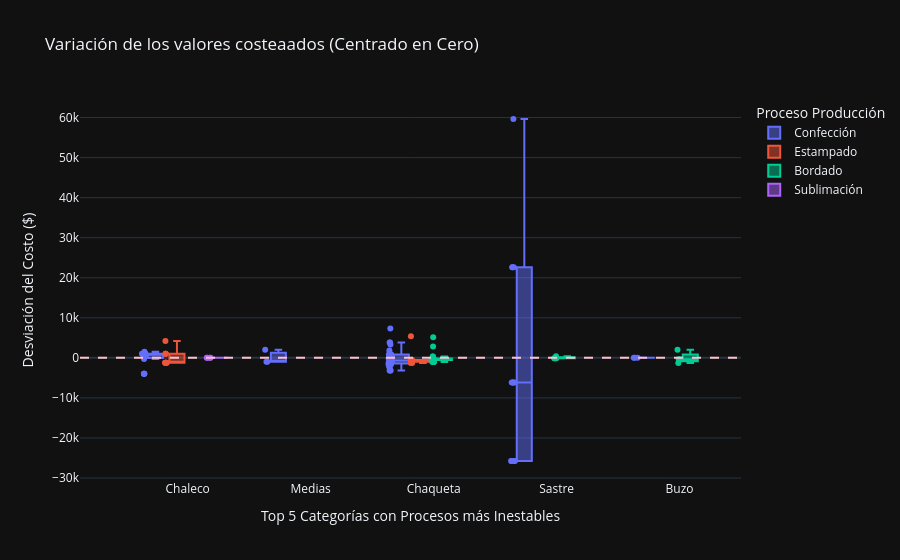

The code cell stored with this chart in its notebook:
### Markdown cell above
## Visualización de datos del valor costeado por categoría

### Code cell
# Agrupamos por Categoría y proceso de producción, calculando la desviación estándar y el promedio del valor costeado
df_calc_pag = df_costos.groupby(['Categoría', 'Proceso Producción'])['costo_antes_iva'].agg(['std', 'mean']).reset_index()

# Calculamos el coeficiente de variación, es decir, el porcentaje de desviación respecto al promedio.
df_calc_pag['inestabilidad'] = df_calc_pag['std'] / df_calc_pag['mean']

# Utilizamos el calculo de inestabilidad para identificar las 5 categorías con procesos más inestables.
top5_categorias = (df_calc_pag.groupby('Categoría')['inestabilidad']
                   #Sacamos el promedio de inestabilidd solo por categoría, ya que necesitamos identificar que varíen independientemente del proceso.
                   .mean() 
                   .sort_values(ascending=False)
                   .head(5)
                   .index.tolist())


df_filtrado = df_costos[df_costos['Categoría'].isin(top5_categorias)].copy()

# Centramos los datos en cero restando el promedio a cada valor costeado.
df_filtrado['variacion_neta'] = df_filtrado.groupby(['Categoría', 'Proceso Producción'])['costo_antes_iva'].transform(lambda x: x - x.mean())

# Gráfica de cajas para visualizar la variación neta de los valores costeados.
fig_cos = px.box(df_filtrado, 
             x='Categoría', 
             y='variacion_neta', 
             color='Proceso Producción',
             points='all',
             title='Variación de los valores costeaados (Centrado en Cero)',
             template='plotly_dark')

# Línea de referencia en cero
fig_cos.add_hline(y=0, line_dash="dash", line_color="pink")

fig_cos.update_layout(
    boxmode='group',
    yaxis_title="Desviación del Costo ($)",
    xaxis_title="Top 5 Categorías con Procesos más Inestables"
)
#fig_os.update_traces(boxmean='sd')
fig_cos.show()

### Figure 1 — Plotly figure (JSON) as saved in the notebook; plotly's stock layout.template omitted (floating-point values rounded to 4 significant figures)
{"data": [{"alignmentgroup": "True", "boxpoints": "all", "hovertemplate": "Proceso Producción=Confección<br>Categoría=%{x}<br>variacion_neta=%{y}<extra></extra>", "legendgroup": "Confección", "marker": {"color": "#636efa"}, "name": "Confección", "notched": false, "offsetgroup": "Confección", "orientation": "v", "showlegend": true, "type": "box", "x": ["Chaleco", "Chaleco", "Chaleco", "Chaleco", "Chaleco", "Medias", "Chaleco", "Chaleco", "Chaqueta", "Chaqueta", "Chaleco", "Medias", "Chaleco", "Chaqueta", "Chaqueta", "Chaleco", "Chaleco", "Chaqueta", "Chaqueta", "Medias", "Chaqueta", "Chaqueta", "Chaqueta", "Chaqueta", "Chaqueta", "Chaqueta", "Chaqueta", "Chaqueta", "Chaqueta", "Chaqueta", "Chaleco", "Chaqueta", "Chaqueta", "Chaqueta", "Chaleco", "Chaqueta", "Sastre", "Sastre", "Sastre", "Sastre", "Chaqueta", "Chaleco", "Chaleco", "Chaqueta", "Chaqueta", "Chaqueta", "Chaleco", "Chaleco", "Chaqueta", "Buzo", "Buzo", "Buzo", "Chaqueta", "Chaqueta", "Chaqueta", "Sastre", "Chaleco", "Chaleco", "Chaleco", "Sastre", "Sastre", "Sastre", "Sastre", "Sastre", "Chaleco", "Sastre", "Sastre"], "x0": " ", "xaxis": "x", "y": [-3962.0, -3962.0, 1038.0, 1038.0, 1038.0, -1000.0, -3962.0, -3962.0, -1179.0, -1179.0, 1038.0, -1000.0, -261.9, -3179.0, 3321.0, 1038.0, 1038.0, -3179.0, -3179.0, 2000.0, 821.4, 821.4, 821.4, 821.4, 821.4, 3821.0, -1179.0, -1179.0, -1179.0, -1179.0, 1538.0, 3821.0, 7321.0, -178.6, 1038.0, -1179.0, -25750.0, -25750.0, -6140.0, -6140.0, 821.4, 1038.0, 1038.0, -2179.0, -2179.0, -1679.0, 1038.0, 1038.0, -1679.0, 0.0, 0.0, 0.0, -178.6, 821.4, 1821.0, -25750.0, 1038.0, 1038.0, 1038.0, 59640.0, 22640.0, -25750.0, -6140.0, -6140.0, 38.1, 22640.0, 22640.0], "y0": " ", "yaxis": "y"}, {"alignmentgroup": "True", "boxpoints": "all", "hovertemplate": "Proceso Producción=Estampado<br>Categoría=%{x}<br>variacion_neta=%{y}<extra></extra>", "legendgroup": "Estampado", "marker": {"color": "#EF553B"}, "name": "Estampado", "notched": false, "offsetgroup": "Estampado", "orientation": "v", "showlegend": true, "type": "box", "x": ["Chaleco", "Chaleco", "Chaqueta", "Chaqueta", "Chaleco", "Chaqueta", "Chaqueta", "Chaleco", "Chaleco", "Chaleco", "Chaleco", "Chaleco", "Chaqueta", "Chaqueta", "Chaqueta", "Chaleco", "Chaqueta", "Chaleco"], "x0": " ", "xaxis": "x", "y": [1000.0, 1000.0, -1312.0, -1312.0, -1200.0, -612.5, -612.5, -1200.0, -1200.0, -1200.0, -1200.0, -1200.0, -512.5, -512.5, -512.5, 4200.0, 5388.0, 1000.0], "y0": " ", "yaxis": "y"}, {"alignmentgroup": "True", "boxpoints": "all", "hovertemplate": "Proceso Producción=Bordado<br>Categoría=%{x}<br>variacion_neta=%{y}<extra></extra>", "legendgroup": "Bordado", "marker": {"color": "#00cc96"}, "name": "Bordado", "notched": false, "offsetgroup": "Bordado", "orientation": "v", "showlegend": true, "type": "box", "x": ["Buzo", "Buzo", "Chaqueta", "Chaqueta", "Chaqueta", "Chaqueta", "Buzo", "Chaqueta", "Chaqueta", "Sastre", "Chaqueta", "Chaqueta", "Chaqueta", "Chaqueta", "Chaqueta", "Chaqueta", "Sastre", "Buzo", "Chaqueta", "Chaqueta", "Chaqueta", "Sastre", "Chaqueta", "Chaqueta", "Chaqueta", "Chaqueta", "Sastre", "Chaqueta", "Chaqueta"], "x0": " ", "xaxis": "x", "y": [-326.2, -1291.0, -333.3, -1033.0, 2867.0, 5167.0, 2009.0, -1033.0, -1033.0, -125.0, -533.3, -533.3, -533.3, -533.3, -533.3, -533.3, -125.0, -391.2, 366.7, -533.3, -333.3, -125.0, -333.3, -333.3, -133.3, -333.3, 375.0, 366.7, -133.3], "y0": " ", "yaxis": "y"}, {"alignmentgroup": "True", "boxpoints": "all", "hovertemplate": "Proceso Producción=Sublimación<br>Categoría=%{x}<br>variacion_neta=%{y}<extra></extra>", "legendgroup": "Sublimación", "marker": {"color": "#ab63fa"}, "name": "Sublimación", "notched": false, "offsetgroup": "Sublimación", "orientation": "v", "showlegend": true, "type": "box", "x": ["Chaleco", "Chaleco", "Chaleco", "Chaleco"], "x0": " ", "xaxis": "x", "y": [0.0, 0.0, 0.0, 0.0], "y0": " ", "yaxis": "y"}], "layout": {"boxmode": "group", "legend": {"title": {"text": "Proceso Producción"}, "tracegroupgap": 0}, "shapes": [{"line": {"color": "pink", "dash": "dash"}, "type": "line", "x0": 0, "x1": 1, "xref": "x domain", "y0": 0, "y1": 0, "yref": "y"}], "title": {"text": "Variación de los valores costeaados (Centrado en Cero)"}, "xaxis": {"anchor": "y", "domain": [0, 1], "title": {"text": "Top 5 Categorías con Procesos más Inestables"}}, "yaxis": {"anchor": "x", "domain": [0, 1], "title": {"text": "Desviación del Costo ($)"}}}}
